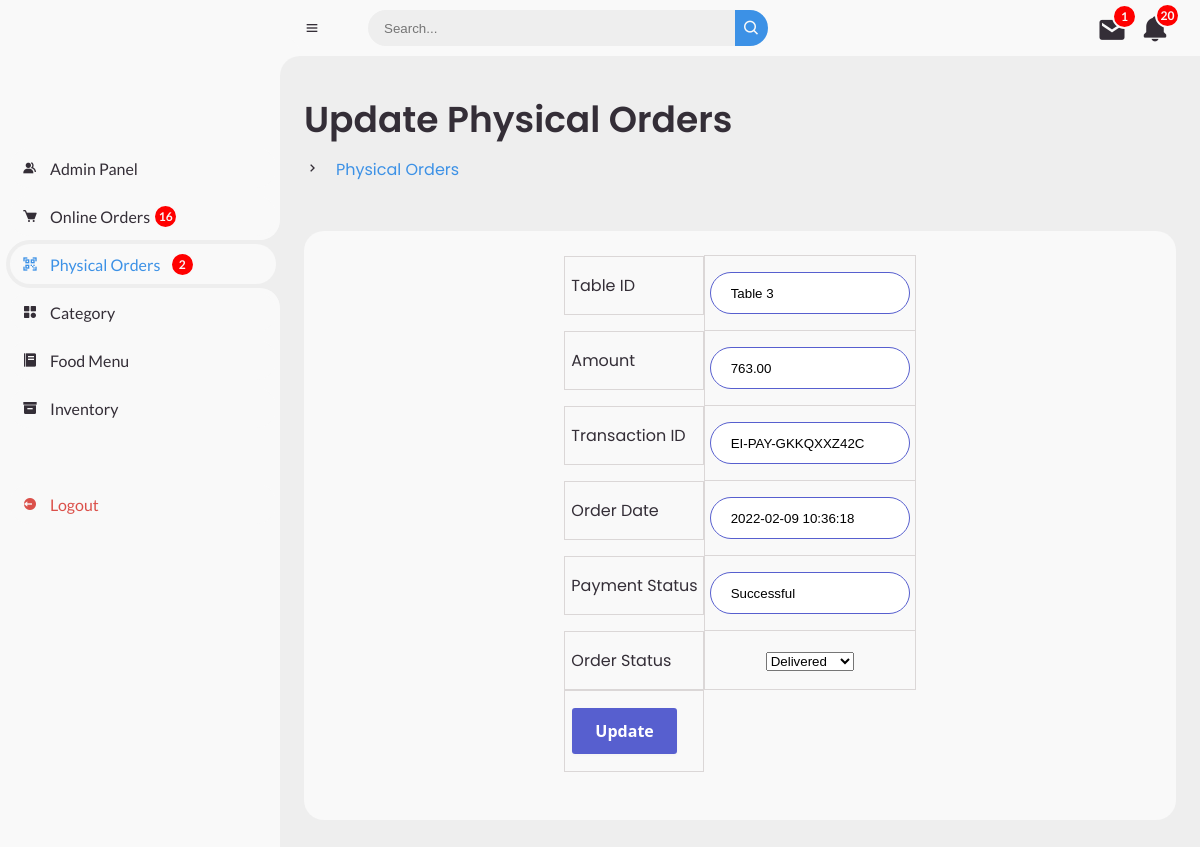
Screenshot of /admin/update-ei-order.php?id=415 with the database file from the repository.
### tables this page shows
CREATE TABLE `tbl_eipay` (
  `id` int(10) UNSIGNED NOT NULL,
  `table_id` varchar(50) NOT NULL,
  `amount` decimal(10,2) NOT NULL,
  `tran_id` varchar(50) NOT NULL,
  `order_date` timestamp NOT NULL DEFAULT current_timestamp() ON UPDATE current_timestamp(),
  `payment_status` varchar(50) NOT NULL,
  `order_status` varchar(100) NOT NULL
);

### admin/update-ei-order.php (the view, shortened to what this page needs)
<?php
$ei_order_notif = "SELECT order_status from tbl_eipay
					WHERE order_status='Pending' OR order_status='Processing'";
$res_ei_order_notif = mysqli_query($conn, $ei_order_notif);
$row_ei_order_notif = mysqli_num_rows($res_ei_order_notif);
$online_order_notif = "SELECT order_status from order_manager
					WHERE order_status='Pending'OR order_status='Processing' ";
$res_online_order_notif = mysqli_query($conn, $online_order_notif);
$row_online_order_notif = mysqli_num_rows($res_online_order_notif);
$stock_notif = "SELECT stock FROM tbl_food
				WHERE stock<50";
$res_stock_notif = mysqli_query($conn, $stock_notif);
$row_stock_notif = mysqli_num_rows($res_stock_notif);
$message_notif = "SELECT message_status FROM message
				 WHERE message_status = 'unread'";
$res_message_notif = mysqli_query($conn, $message_notif);
$row_message_notif = mysqli_num_rows($res_message_notif);
?>
<!DOCTYPE html>
<html lang="en">
<head>
	<link href='https://unpkg.com/boxicons@2.0.9/css/boxicons.min.css' rel='stylesheet'>
	<link rel="stylesheet" href="style-admin.css">
</head>
<body>
	<section id="sidebar">
		<a href="index.php" class="brand">
		</a>
		<ul class="side-menu top">
			<li >
				<a href="manage-admin.php">
					<i class='bx bxs-group' ></i>
					<span class="text">Admin Panel</span>
				</a>
			</li>
			<li>
				<a href="manage-online-order.php">
					<i class='bx bxs-cart'></i>
					<span class="text">Online Orders&nbsp;</span>
						<?php
					if($row_online_order_notif>0)
					{
						?>
						<span class="num-ei"><?php echo $row_online_order_notif; ?></span>
						<?php
					}
					else
					{
						?>
						<span class=""> </span>
						<?php
					}
					?>
				</a>
			</li>
			<li class="active">
				<a href="manage-ei-order.php">
					<i class='bx bx-qr-scan'></i>
					<span class="text" >Physical Orders&nbsp;&nbsp;&nbsp;
					</span>
					<?php
					if($row_ei_order_notif>0)
					{
						?>
						<span class="num-ei"><?php echo $row_ei_order_notif; ?></span>
						<?php
					}
					else
					{
						?>
						<span class=""> </span>
						<?php
					}
					?>
				</a>
			</li>
			<li>
				<a href="manage-category.php">
					<i class='bx bxs-category'></i>
					<span class="text">Category</span>
				</a>
			</li>
			<li>
				<a href="manage-food.php">
					<i class='bx bxs-food-menu'></i>
					<span class="text">Food Menu</span>
				</a>
			</li>
			<li class="">
				<a href="inventory.php">
					<i class='bx bxs-box'></i>
					<span class="text">Inventory</span>
				</a>
			</li>
		</ul>
		<ul class="side-menu">
			<li>
				<a href="logout.php" class="logout">
					<i class='bx bxs-log-out-circle' ></i>
					<span class="text">Logout</span>
				</a>
			</li>
		</ul>
	</section>
	<section id="content">
		<nav>
			<i class='bx bx-menu' ></i>
			<form action="#">
				<div class="form-input">
					<input type="search" placeholder="Search...">
					<button type="submit" class="search-btn"><i class='bx bx-search' ></i></button>
				</div>
			</form>
			<div class="fetch_message">
				<div class="action_message notfi_message">
					<a href="messages.php"><i class='bx bxs-envelope' ></i></a>
					<?php
					if($row_message_notif>0)
					{
						?>
						<span class="num"><?php echo $row_message_notif; ?></span>
						<?php
					}
					else
					{
						?>
						<span class=""></span>
						<?php
					}
					?>
				</div>
			</div>
		<div class="notification" >
				<div class="action notif">
				<i class='bx bxs-bell' onclick= "menuToggle();"></i>
				<?php
				if($row_stock_notif>0 || $row_online_order_notif>0 || $row_ei_order_notif>0)
				{
					$total_notif = $row_online_order_notif+$row_ei_order_notif+$row_stock_notif;
					?>
					<span class="num"><?php echo $total_notif; ?></span>
					<?php
				}
				else
				{
					?>
					<span class=""></span>
					<?php
				}
				?>
			</div>
			</div>
		</nav>
		<main>
			<div class="head-title">
				<div class="left">
					<h1>Update Physical Orders</h1>
					<ul class="breadcrumb">
						<li><i class='bx bx-chevron-right' ></i></li>
						<li>
							<a class="active" href="manage-ei-order.php">Physical Orders</a>
						</li>
					</ul>
				</div>
</div>
<br>
        			<?php
        $id=$_GET['id'];
        $sql="SELECT * FROM tbl_eipay WHERE id=$id";
        $res=mysqli_query($conn, $sql);
        if($res == true)
        {
            $count = mysqli_num_rows($res);
            if($count==1)
            {
                $row=mysqli_fetch_assoc($res);
                $table_id = $row['table_id'];
                $amount = $row['amount'];
                $tran_id = $row['tran_id'];
                $order_date = $row['order_date'];
                $payment_status = $row['payment_status'];
                $order_status = $row['order_status'];
            }
            else{
                header('location:'.SITEURL.'manage-ei-order.php');
            }
        }
        ?>
		<div class="table-data">
			<div class="order">
			<div class="head">
        <form action="" method="POST">
        <table class="rtable">
            <tr>
                <td>Table ID</td>
                <td>
                    <input type="text" name="table_id" value="<?php echo $table_id; ?>" id="ip2">
                </td>
            </tr>
            <tr>
                <td>Amount</td>
                <td>
                    <input type="text" name="amount" value="<?php echo $amount; ?>" id="ip2">
                </td>
            </tr>
            <tr>
                <td>Transaction ID</td>
                <td>
                    <input type="text" name="tran_id" value="<?php echo $tran_id; ?>" id="ip2">
                </td>
            </tr>
            <tr>
                <td>Order Date</td>
                <td>
                    <input type="text" name="order_date" value="<?php echo $order_date; ?>" id="ip2">
                </td>
            </tr>
            <tr>
                <td>Payment Status</td>
                <td>
                    <input type="text" name="payment_status" value="<?php echo $payment_status; ?>" id="ip2">
                </td>
            </tr>
            <tr>
                <td>Order Status</td>
                <td>
                     <select name="order_status">
                        <option <?php if($order_status=="Delivered"){ echo "selected";} ?> value="Delivered">Delivered</option>
                    </select>
                </td>
            </tr>
            <tr>
                <td colspan="2">
                    <input type="submit" name="submit" value="Update" class="button-8" role="button">
                </td>
            </tr>
        </table>
        </form>
	</div>
    </div>
</div>
		</main>
	</section>
</body>
</html>

### rows the page displays
tbl_eipay: table_id "Table 3", amount "763.00", tran_id "EI-PAY-GKKQXXZ42C", order_date "2022-02-09 10:36:18", payment_status "Successful", order_status "Delivered"

### other values shown
$row_online_order_notif "16"
$row_ei_order_notif "2"
$row_message_notif "1"
$total_notif "20"
